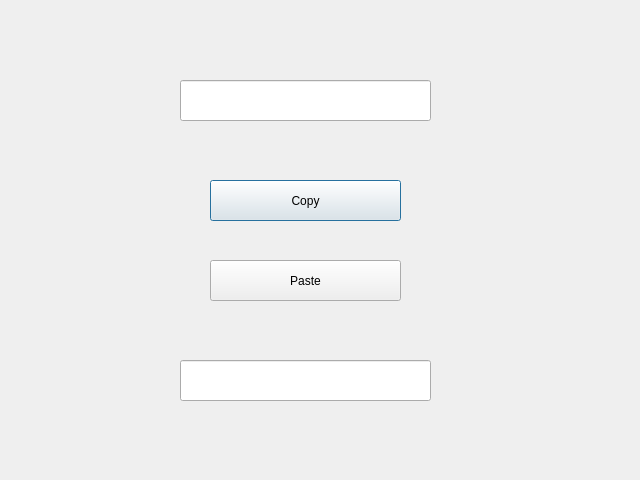
<?xml version="1.0" encoding="UTF-8"?>
<ui version="4.0">
 <class>Dialog</class>
 <widget class="QDialog" name="Dialog">
  <property name="geometry">
   <rect>
    <x>0</x>
    <y>0</y>
    <width>640</width>
    <height>480</height>
   </rect>
  </property>
  <property name="windowTitle">
   <string>Dialog</string>
  </property>
  <widget class="QLineEdit" name="lineEdit">
   <property name="geometry">
    <rect>
     <x>180</x>
     <y>80</y>
     <width>251</width>
     <height>41</height>
    </rect>
   </property>
  </widget>
  <widget class="QPushButton" name="pushButton">
   <property name="geometry">
    <rect>
     <x>210</x>
     <y>180</y>
     <width>191</width>
     <height>41</height>
    </rect>
   </property>
   <property name="text">
    <string>Copy</string>
   </property>
  </widget>
  <widget class="QLineEdit" name="lineEdit_2">
   <property name="geometry">
    <rect>
     <x>180</x>
     <y>360</y>
     <width>251</width>
     <height>41</height>
    </rect>
   </property>
  </widget>
  <widget class="QPushButton" name="pushButton_2">
   <property name="geometry">
    <rect>
     <x>210</x>
     <y>260</y>
     <width>191</width>
     <height>41</height>
    </rect>
   </property>
   <property name="text">
    <string>Paste</string>
   </property>
  </widget>
 </widget>
 <resources/>
 <connections>
  <connection>
   <sender>pushButton</sender>
   <signal>released()</signal>
   <receiver>lineEdit</receiver>
   <slot>copy()</slot>
   <hints>
    <hint type="sourcelabel">
     <x>288</x>
     <y>207</y>
    </hint>
    <hint type="destinationlabel">
     <x>251</x>
     <y>103</y>
    </hint>
   </hints>
  </connection>
  <connection>
   <sender>pushButton</sender>
   <signal>pressed()</signal>
   <receiver>lineEdit</receiver>
   <slot>selectAll()</slot>
   <hints>
    <hint type="sourcelabel">
     <x>326</x>
     <y>189</y>
    </hint>
    <hint type="destinationlabel">
     <x>353</x>
     <y>105</y>
    </hint>
   </hints>
  </connection>
  <connection>
   <sender>pushButton_2</sender>
   <signal>clicked()</signal>
   <receiver>lineEdit_2</receiver>
   <slot>paste()</slot>
   <hints>
    <hint type="sourcelabel">
     <x>308</x>
     <y>289</y>
    </hint>
    <hint type="destinationlabel">
     <x>309</x>
     <y>390</y>
    </hint>
   </hints>
  </connection>
 </connections>
</ui>
